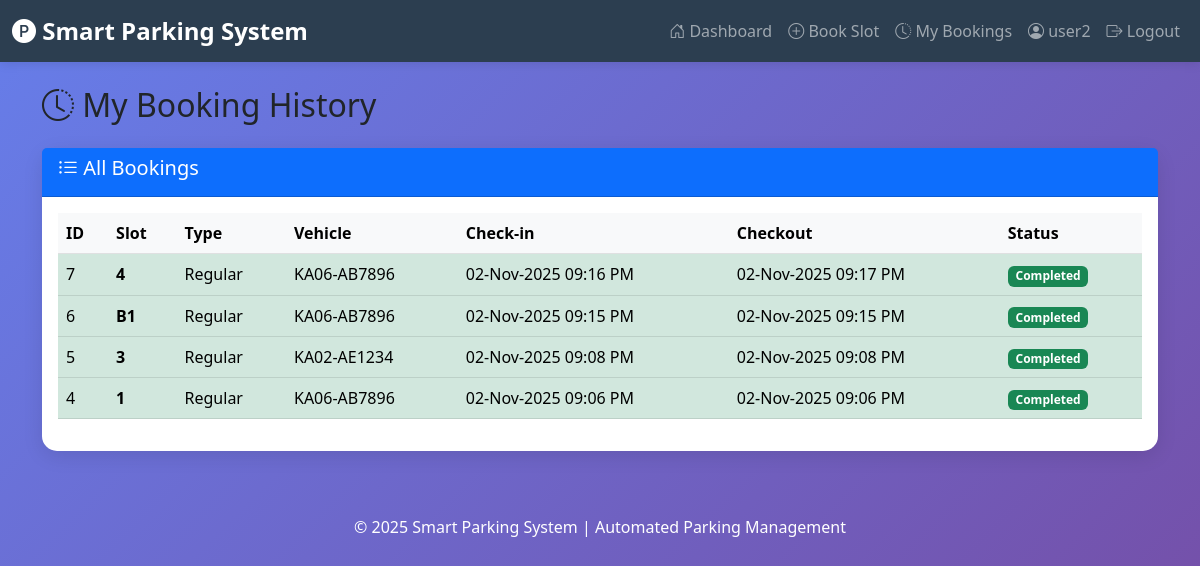
Page /user/bookings (signed in) on the earlier database version.
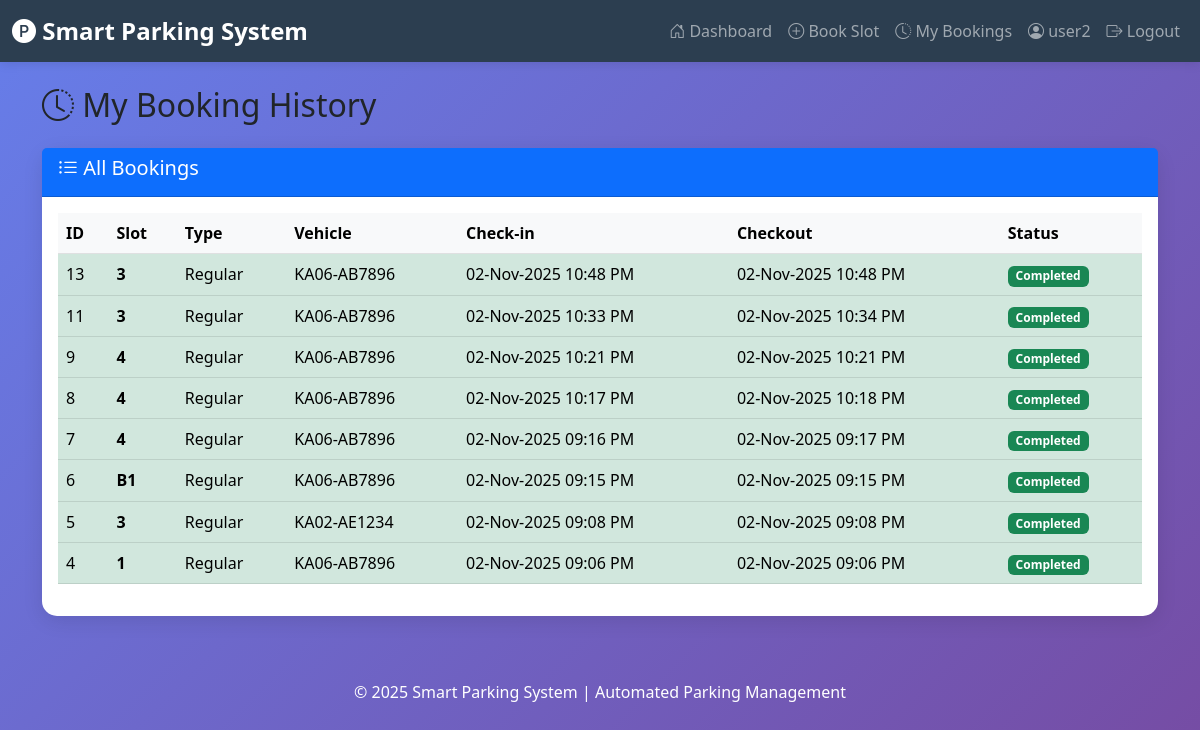
Same page on the later database version.
### tables this page shows
CREATE TABLE bookings (
                    id INTEGER PRIMARY KEY AUTOINCREMENT,
                    user_id INTEGER NOT NULL,
                    slot_id INTEGER NOT NULL,
                    vehicle_number TEXT NOT NULL,
                    booking_time TIMESTAMP DEFAULT CURRENT_TIMESTAMP,
                    checkout_time TIMESTAMP,
                    status TEXT DEFAULT 'Active', package_type TEXT DEFAULT 'Hourly', package_cost REAL DEFAULT 50, expected_duration REAL DEFAULT 1, actual_cost REAL,
                    FOREIGN KEY (user_id) REFERENCES users(id),
                    FOREIGN KEY (slot_id) REFERENCES slots(id)
                );

CREATE TABLE slots (
                    id INTEGER PRIMARY KEY AUTOINCREMENT,
                    slot_number TEXT UNIQUE NOT NULL,
                    slot_type TEXT DEFAULT 'Regular',
                    status TEXT DEFAULT 'Available',
                    floor INTEGER DEFAULT 1,
                    created_at TIMESTAMP DEFAULT CURRENT_TIMESTAMP
                );

### app.py (the view)
@app.route('/user/bookings')
@login_required
def user_bookings():
    user_id = session.get('user_id')
    bookings = booking_manager.get_user_bookings(user_id)
    formatted_bookings = []
    for booking in bookings:
        formatted_bookings.append({
            'id': booking[0],
            'slot_number': booking[1],
            'slot_type': booking[2],
            'vehicle_number': booking[3],
            'booking_time': Helper.format_datetime(booking[4]),
            'checkout_time': Helper.format_datetime(booking[5]) if booking[5] else 'Active',
            'status': booking[6]
        })
    return render_template('user/bookings.html', bookings=formatted_bookings)

### app.py (called while the page is built)
def login_required(f):
    @wraps(f)
    def decorated_function(*args, **kwargs):
        if 'user_id' not in session:
            flash('Please login to access this page', 'warning')
            return redirect(url_for('login'))
        return f(*args, **kwargs)
    return decorated_function

### database/db_manager.py (called while the page is built)
    def fetch_all(self, query, params=()):
        try:
            self.cursor.execute(query, params)
            return self.cursor.fetchall()
        except sqlite3.Error as e:
            print(f"Fetch error: {e}")
            return []

### utils/helpers.py (called while the page is built)
    @staticmethod
    def format_datetime(dt_string):
        if not dt_string:
            return "N/A"
        try:
            dt = datetime.strptime(dt_string, "%Y-%m-%d %H:%M:%S")
            return dt.strftime("%d-%b-%Y %I:%M %p")
        except:
            return dt_string

### templates/user/bookings.html (shortened to what this page needs)
{% extends "base.html" %}
{% block content %}
<h2 class="mb-4"><i class="bi bi-clock-history"></i> My Booking History</h2>
<div class="card">
    <div class="card-header bg-primary text-white">
        <h5><i class="bi bi-list-ul"></i> All Bookings</h5>
    </div>
    <div class="card-body">
        {% if bookings %}
            <div class="table-responsive">
                <table class="table table-hover">
                    <thead class="table-light">
                        <tr>
                            <th>ID</th>
                            <th>Slot</th>
                            <th>Type</th>
                            <th>Vehicle</th>
                            <th>Check-in</th>
                            <th>Checkout</th>
                            <th>Status</th>
                        </tr>
                    </thead>
                    <tbody>
                        {% for booking in bookings %}
                            <tr class="{% if booking.status == 'Active' %}table-warning{% else %}table-success{% endif %}">
                                <td>{{ booking.id }}</td>
                                <td><strong>{{ booking.slot_number }}</strong></td>
                                <td>{{ booking.slot_type }}</td>
                                <td>{{ booking.vehicle_number }}</td>
                                <td>{{ booking.booking_time }}</td>
                                <td>{{ booking.checkout_time }}</td>
                                <td>
                                    {% if booking.status == 'Active' %}
                                        <span class="badge bg-warning">{{ booking.status }}</span>
                                    {% else %}
                                        <span class="badge bg-success">{{ booking.status }}</span>
                                    {% endif %}
                                </td>
                            </tr>
                        {% endfor %}
                    </tbody>
                </table>
            </div>
        {% endif %}
    </div>
</div>
{% endblock %}

Differences in the rows shown:
added bookings: id "13", slot_number "3", slot_type "Regular", vehicle_number "KA06-AB7896", booking_time "02-Nov-2025 10:48 PM", checkout_time "02-Nov-2025 10:48 PM", status "Completed"
added bookings: id "11", slot_number "3", slot_type "Regular", vehicle_number "KA06-AB7896", booking_time "02-Nov-2025 10:33 PM", checkout_time "02-Nov-2025 10:34 PM", status "Completed"
added bookings: id "9", slot_number "4", slot_type "Regular", vehicle_number "KA06-AB7896", booking_time "02-Nov-2025 10:21 PM", checkout_time "02-Nov-2025 10:21 PM", status "Completed"
added bookings: id "8", slot_number "4", slot_type "Regular", vehicle_number "KA06-AB7896", booking_time "02-Nov-2025 10:17 PM", checkout_time "02-Nov-2025 10:18 PM", status "Completed"
